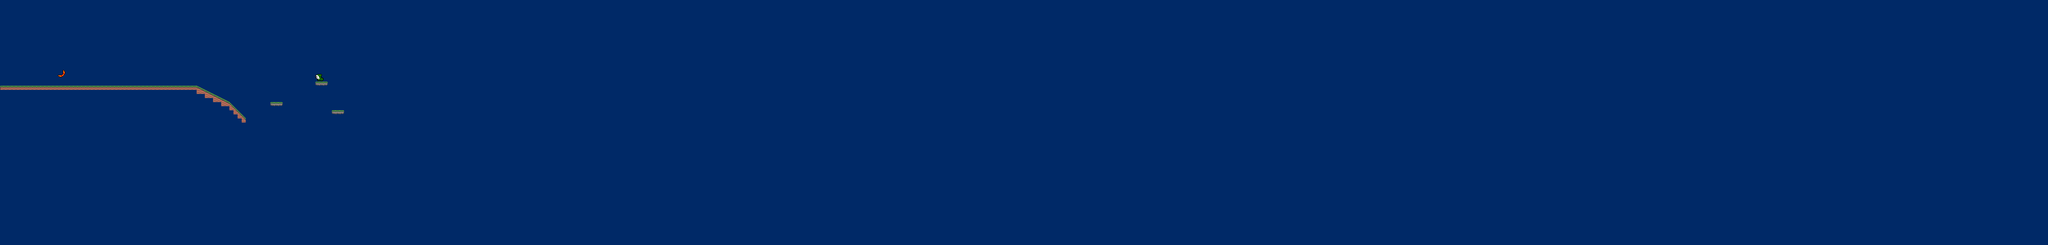

The image is a tile-based game level rendered from a .tmx file. Its description and source (layers, tilesets, objects; grid data summarised) follow:
An orthogonal 500x60 tile map with 16x16 px tiles, 2 tile layers (BackgroundColor, Tile Layer 1) and 2 objects (finished).

<map version="1.2" tiledversion="1.3.3" orientation="orthogonal" renderorder="right-down" width="500" height="60" tilewidth="16" tileheight="16" infinite="0" nextlayerid="13" nextobjectid="3">
 <tileset firstgid="1" source="tileset/level1.tsx" />
 <layer id="11" name="BackgroundColor" width="500" height="60">
  <data>[30000 cells, 30000 non-empty, 1 distinct tile ids]</data>
 </layer>
 <layer id="1" name="Tile Layer 1" width="500" height="60">
  <data>[30000 cells, 97 non-empty, 23 distinct tile ids]</data>
 </layer>
 <objectgroup id="2" name="Ground">
  <object id="2" x="0" y="336" width="768" height="16" />
 </objectgroup>
 <objectgroup id="3" name="Wall" />
 <objectgroup id="4" name="Water" />
 <objectgroup id="5" name="Gun" />
 <objectgroup id="6" name="Enemy" />
 <objectgroup id="7" name="SuperSpeed" />
 <objectgroup id="8" name="SpeedX" />
 <objectgroup id="9" name="SpeedY" />
 <objectgroup id="10" name="Finish">
  <object id="1" name="finished" x="957" y="558" width="18" height="24" />
 </objectgroup>
 <objectgroup id="12" name="Spring" />
</map>
